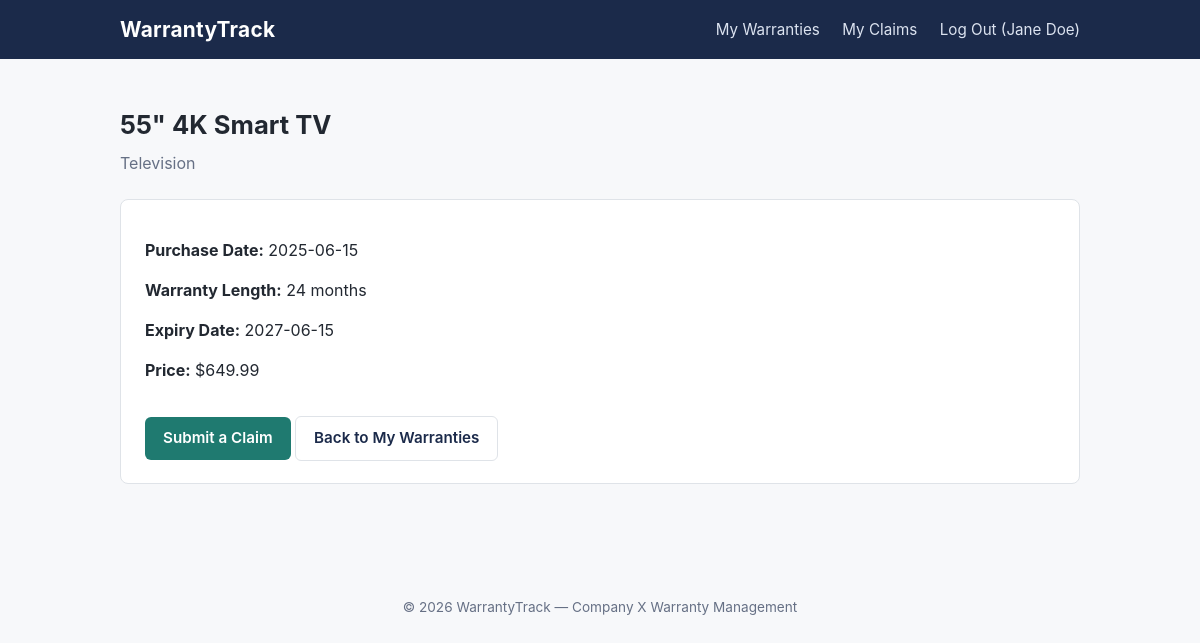
Screenshot of /warranty_detail.php?id=1 (signed in) with the database file from the repository.
### tables this page shows
CREATE TABLE warranties (
    warranty_id            INT AUTO_INCREMENT PRIMARY KEY,
    user_id                INT NOT NULL,
    product_id             INT NOT NULL,
    purchase_date           DATE NOT NULL,
    warranty_length_months  INT NOT NULL,
    expiry_date             DATE NOT NULL,
    FOREIGN KEY (user_id) REFERENCES users(user_id) ON DELETE CASCADE,
    FOREIGN KEY (product_id) REFERENCES products(product_id) ON DELETE CASCADE
);

CREATE TABLE products (
    product_id  INT AUTO_INCREMENT PRIMARY KEY,
    name        VARCHAR(150) NOT NULL,
    category    VARCHAR(100) NOT NULL,
    price       DECIMAL(10,2) NOT NULL
);

### warranty_detail.php (the view, shortened to what this page needs)
<?php
include 'includes/db_connect.php';
include 'includes/header.php';
$user_id = $_SESSION['user_id'];
$warranty_id = isset($_GET['id']) ? (int)$_GET['id'] : 0;
$stmt = $conn->prepare(
    "SELECT w.warranty_id, w.purchase_date, w.expiry_date, w.warranty_length_months,
            p.name AS product_name, p.category, p.price
     FROM warranties w
     JOIN products p ON w.product_id = p.product_id
     WHERE w.warranty_id = ? AND w.user_id = ?"
);
$stmt->bind_param("ii", $warranty_id, $user_id);
$stmt->execute();
$result = $stmt->get_result();
$w = $result->fetch_assoc();
$expired = (new DateTime($w['expiry_date'])) < (new DateTime());
?>
<h1><?php echo htmlspecialchars($w['product_name']); ?></h1>
<p class="subtitle mt-0"><?php echo htmlspecialchars($w['category']); ?></p>
<div class="card">
    <p><strong>Purchase Date:</strong> <?php echo htmlspecialchars($w['purchase_date']); ?></p>
    <p><strong>Warranty Length:</strong> <?php echo (int)$w['warranty_length_months']; ?> months</p>
    <p><strong>Expiry Date:</strong> <?php echo htmlspecialchars($w['expiry_date']); ?></p>
    <p><strong>Price:</strong> $<?php echo number_format($w['price'], 2); ?></p>
    <?php if ($expired): ?>
        <div class="alert alert-error">This warranty has expired and is no longer eligible for a claim.</div>
    <?php else: ?>
        <a href="submit_claim.php?warranty_id=<?php echo $w['warranty_id']; ?>" class="btn">Submit a Claim</a>
    <?php endif; ?>
    <a href="dashboard.php" class="btn btn-secondary">Back to My Warranties</a>
</div>
<?php include 'includes/footer.php'; ?>

### style.css (style rules this page uses)
:root { --navy: #1b2a4a; --navy-light: #2c3e63; --teal: #1f7a70; --teal-light: #e6f2f0; --bg: #f7f8fa; --card-bg: #ffffff; --text: #222831; --muted: #667085; --border: #dfe3e8; --danger: #b3261e; --warning: #b06b00; --success: #1f7a3f; }
* { box-sizing: border-box; }
body { margin: 0; font-family: -apple-system, "Segoe UI", Roboto, Helvetica, Arial, sans-serif; background: var(--bg); color: var(--text); line-height: 1.5; }
h1 { font-size: 1.6rem; margin-bottom: 6px; }
p.subtitle { color: var(--muted); margin-top: 0; margin-bottom: 24px; }
.card { background: var(--card-bg); border: 1px solid var(--border); border-radius: 8px; padding: 22px 24px; margin-bottom: 20px; }
button, .btn { display: inline-block; background: var(--teal); color: #fff; border: none; padding: 10px 18px; border-radius: 6px; font-size: 0.95rem; font-weight: 600; cursor: pointer; text-decoration: none; margin-top: 18px; }
.btn-secondary { background: transparent; color: var(--navy); border: 1px solid var(--border); }
.mt-0 { margin-top: 0; }

### rows the page displays
warranties: product.name "55\" 4K Smart TV", product.category "Television", purchase_date "2025-06-15", warranty_length_months "24", expiry_date "2027-06-15", product.price "649.99"

### other values shown
$_SESSION['name'] "Jane Doe"
